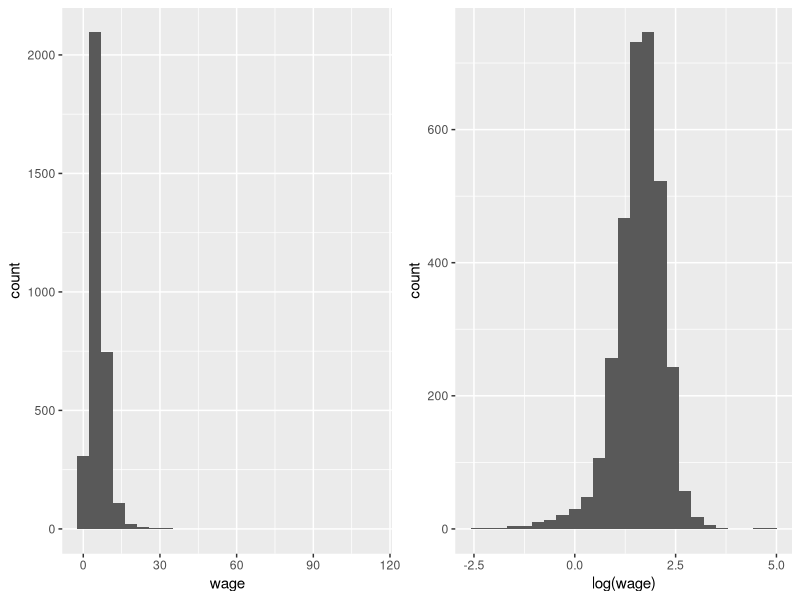
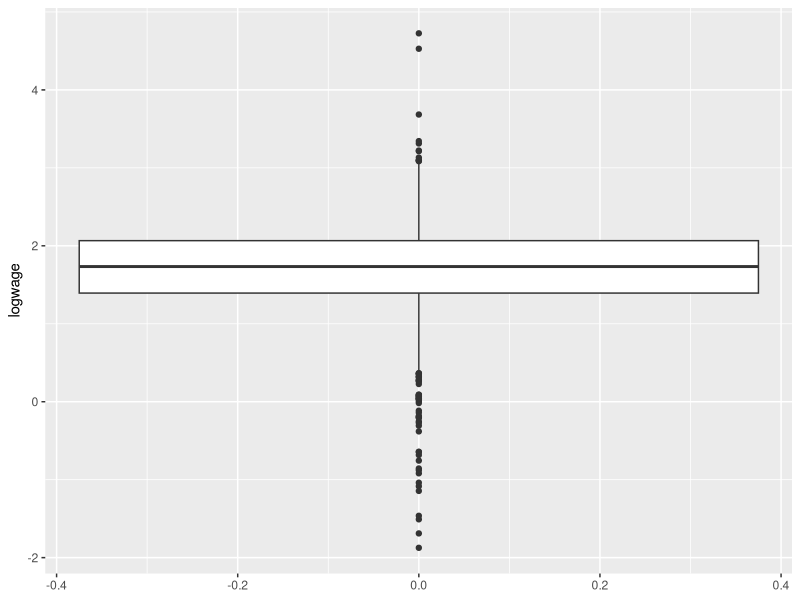
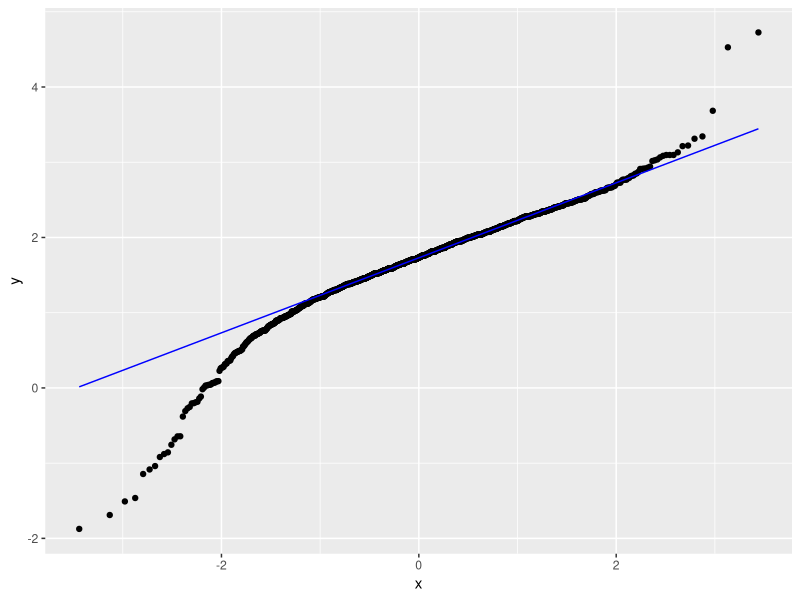
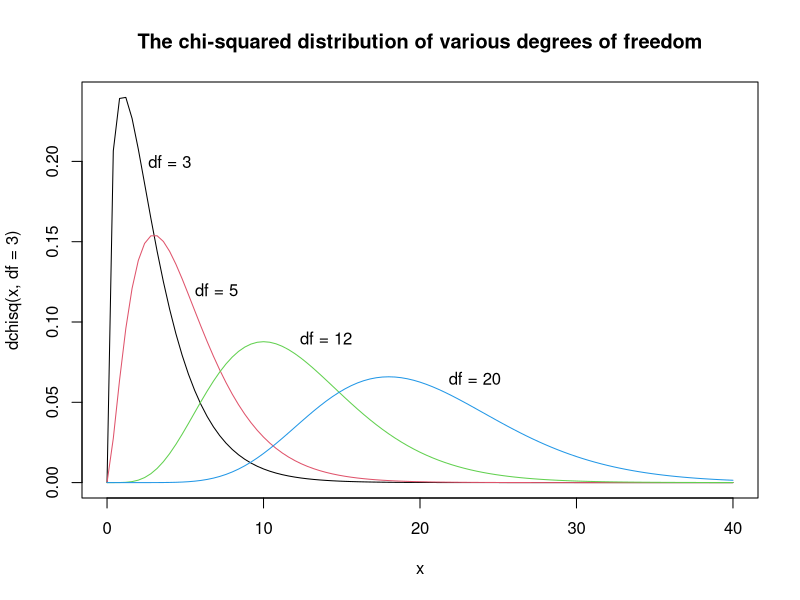
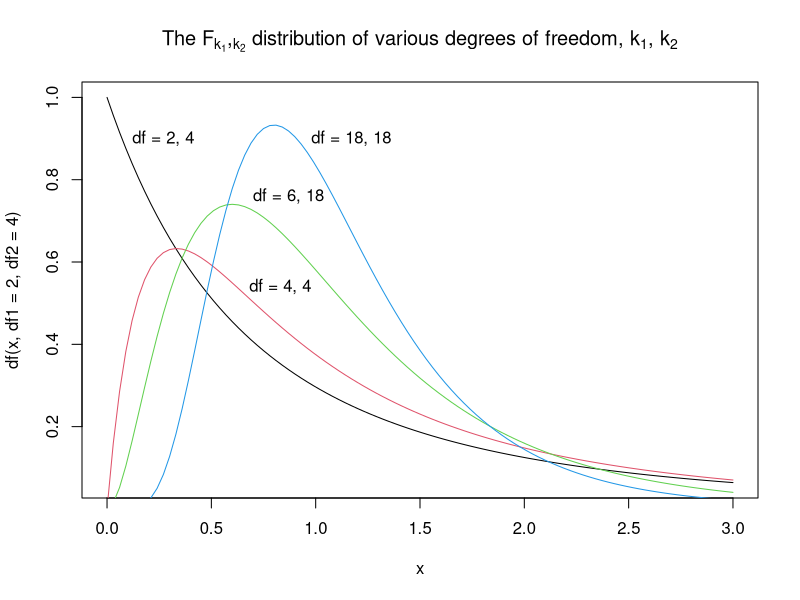

The R source for these figures, in order:
## ---- chunk 1
pnorm(11/17)
## ---- chunk 2
pnorm(11/17)^15
## ---- chunk 3
15*178
## ---- chunk 4
15*17^2
## ---- chunk 5
(2850-2670)/sqrt(4335)
## ---- chunk 6
#two ways to calculate this.
#Option 1:
1-pnorm(2.7339)
#Option 2:
pnorm(2.7339, lower.tail=FALSE)
## ---- chunk 7
# qnorm() function gives the inverse of CDF 
qnorm(0.9999)
## ---- chunk 8
#build function to solve quadratic equation
quad_solve <- function(a, b, c)
{
  a <- as.complex(a)
  answer <- c((-b + sqrt(b^2 - 4*a*c))/(2*a),
              (-b + sqrt(b^2 - 4*a*c))/(2*a))
  if(all(Im(answer) == 0)) answer <- Re(answer)
  if(answer[1] == answer[2]) return(answer[1])
  answer
}

# solve our equation
(quad_solve(a = 178, b=3.719*17, c=-2850))^2
## ---- chunk 9
libraries <- c("haven",       # to import/export SPSS, STATA, SAS files
               "tidyverse",   # for tidy data
               "ggplot2",     # for visualization
               "gridExtra",   # to plot graphs in grids
               "rstatix")     # converts stats functions to a tidyverse-friendly format, and can use `levene_test()`

# lapply(libraries, library, character.only=TRUE) will load the libraries
## ---- chunk 10
invisible(lapply(libraries, library, character.only=TRUE))
## ---- chunk 11
wagefull_df <- read_dta("../Data/wagefull.dta")
## ---- chunk 12
# Yuo can use any of the following to examine data frame (df): 
# `dim()`: for its dimensions, by row and column
# `str()`: for its structure
# `summary()`: for summary statistics on its columns
# `colnames()`: for the name of each column
# `head()`: for the first 6 rows of the data frame
# `tail()`: for the last 6 rows of the data frame
# `View()`: for a spreadsheet-like display of the entire data frame

str(wagefull_df)
## ---- chunk 13
# We will display the two graphs side by side.
# Histogram of wage
p1 <- ggplot(wagefull_df,
      aes(x = wage)) +
  geom_histogram(bins = 25)
# Histogram of ln wage
p2 <- ggplot(wagefull_df,
      aes(x = log(wage))) +
  geom_histogram(bins = 25)

# arrange the charts in a grid:
grid.arrange(p1, p2, nrow = 1)
## ---- chunk 14
wagefull_df %>%
  filter(male==1) %>%
  summarize(mean = mean(log(wage)), st.dev. = sd(log(wage)), var = var(log(wage))) 

# sd() and var() use n-1 in the denominator

## ---- chunk 15
logwage_male_df <- wagefull_df %>%
  filter(male == 1) %>%
  mutate(logwage = log(wage))

sqrt(var(logwage_male_df$logwage)/nrow(logwage_male_df))

## ---- chunk 16
summary(logwage_male_df$logwage)
## ---- chunk 17
ggplot(logwage_male_df,
       aes(y = logwage)) +
  geom_boxplot()
## ---- chunk 18
ggplot(logwage_male_df,
       aes(sample = logwage)) +
  stat_qq() +
  stat_qq_line(color = "blue")
## ---- chunk 19
shapiro.test(logwage_male_df$logwage)
## ---- chunk 20
x_bar <- mean(logwage_male_df$logwage)
sample_var_x <- var(logwage_male_df$logwage)
st_err_x <- sqrt(sample_var_x/nrow(logwage_male_df))

t_mu_x <- (x_bar - 1.7)/st_err_x
t_mu_x
## ---- chunk 21
t.test(logwage_male_df$logwage,
       mu = 1.7,
       alternative = "two.sided")
## ---- chunk 22
# In part (c) we created logwage_male dataframe that introduced a new row called logwage. Lets first do the same for females:
logwage_female_df <- wagefull_df %>%
  filter(male == 0) %>%
  mutate(logwage = log(wage))

# Now we can create our variables:
X_bar <- mean(logwage_male_df$logwage)
Y_bar <- mean(logwage_female_df$logwage)
var_X <- var(logwage_male_df$logwage)  # like sd() var() uses denominator n-1.
var_Y <- var(logwage_female_df$logwage)
n_X <- nrow(logwage_male_df)
n_Y <- nrow(logwage_female_df)
st_err <- sqrt(var_X/n_X + var_Y/n_Y)

# calculate the test statistic:

t_D <- (X_bar - Y_bar)/st_err

#display the variables in a table
data.frame(t_D, X_bar, Y_bar, var_X, var_Y, n_X, n_Y, st_err)
## ---- chunk 23
# let's obtain the critical value for 1% significance level from standard normal:

qnorm(0.995)
## ---- chunk 24
logwagefull_df <- wagefull_df %>%
  mutate(logwage = log(wage)) 

t.test(logwage ~ male,
       alternative = "two.sided",
       conf.level = 0.99,
       var.equal = TRUE,
       data = logwagefull_df)
## ---- chunk 25
#First convert the male column into categorical data
logwagefull_df$male <- as.factor(logwagefull_df$male)
levene_test(data = logwagefull_df,
            formula = logwage ~ male)
## ---- chunk 26
var_Y
## ---- chunk 27
curve(dchisq(x, df = 3), from = 0, to = 40, col = 1)
text(x=4, y=0.2, "df = 3")
curve(dchisq(x, df = 5), from = 0, to = 40, col = 2, add = TRUE)
text(x=7, y=0.12, "df = 5")
curve(dchisq(x, df = 12), from = 0, to = 40, col = 3, add = TRUE)
text(x=14, y = 0.09, "df = 12")
curve(dchisq(x, df = 20), from = 0, to = 40, col = 4, add = TRUE)
text(x=23.5, y=0.065, "df = 20")
title(main = "The chi-squared distribution of various degrees of freedom")
## ---- chunk 28
curve(df(x, df1 = 2, df2 = 4), from = 0, to = 3, col = 1)
text(x=0.27, y=0.9, "df = 2, 4")
curve(df(x, df1 = 4, df2 = 4), from = 0, to = 3, col = 2, add = TRUE)
text(x=0.83, y=0.54, "df = 4, 4")
curve(df(x, df1 = 6, df2 = 18), from = 0, to = 3, col = 3, add = TRUE)
text(x=0.87, y=0.76, "df = 6, 18")
curve(df(x, df1 = 18, df2 = 18), from = 0, to = 3, col = 4, add = TRUE)
text(x=1.17, y=0.9, "df = 18, 18")
title(main = expression("The F"[k[1]]*","[k[2]]*" distribution of various degrees of freedom, k"[1]*", k"[2]))
## ---- chunk 29
var_X/var_Y
## ---- chunk 30
k1 <- n_X - 1
k2 <- n_Y - 1
alpha <- 0.01
qf(p = alpha/2, df1 = k1, df2 = k2, lower.tail = TRUE) # if lower.tail = TRUE, then the probability to the left of p is returned
qf(p = alpha/2, df1 = k1, df2 = k2, lower.tail = FALSE) # if lower.tail = FALSE, then the probability to the right of p is returned
## ---- chunk 31
var_Y/var_X
## ---- chunk 32
qf(p = alpha, df1 = k2, df2 = k1, lower.tail = FALSE) # since it is one sided, we do not divide alpha by 2, and we are interested in the probability of the right side of p. Also notice that we swapped the numerator and denominator degrees of freedom.
